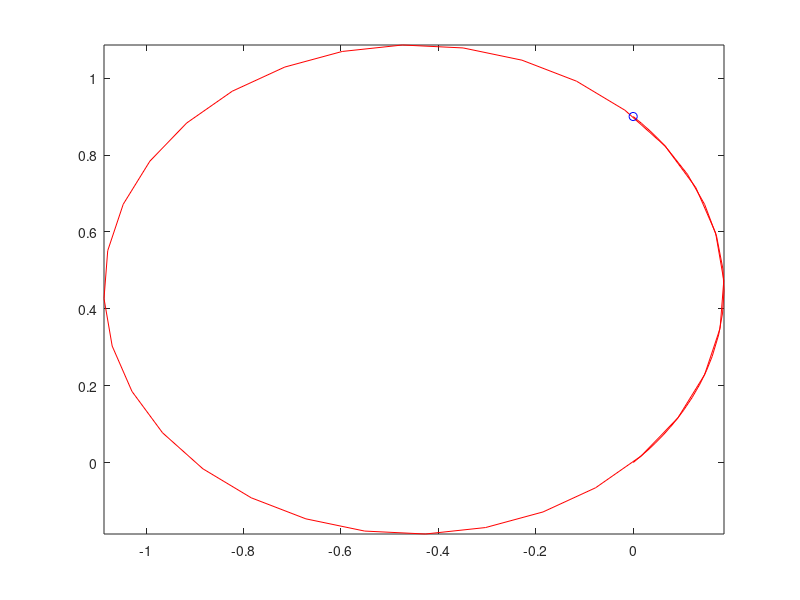

The MATLAB source for this figure:
%% Holonomic Single integrator
tspan = [0 5];
p0 = [0,0]; % x and y
u = [1,2];
[~,p] = ode45(@(t,p) [u(1);u(2)], tspan, p0);
comet(p(:,1),p(:,2))
%% bicicle
tspan = [0 5];
p0 = [0, 0, pi/4]; % x, y and theta
u = [1,pi/2];
[~,p] = ode45(@(t,p) [u(1)*cos(p(3));u(1)*sin(p(3));u(2)], tspan, p0);
comet(p(:,1),p(:,2))